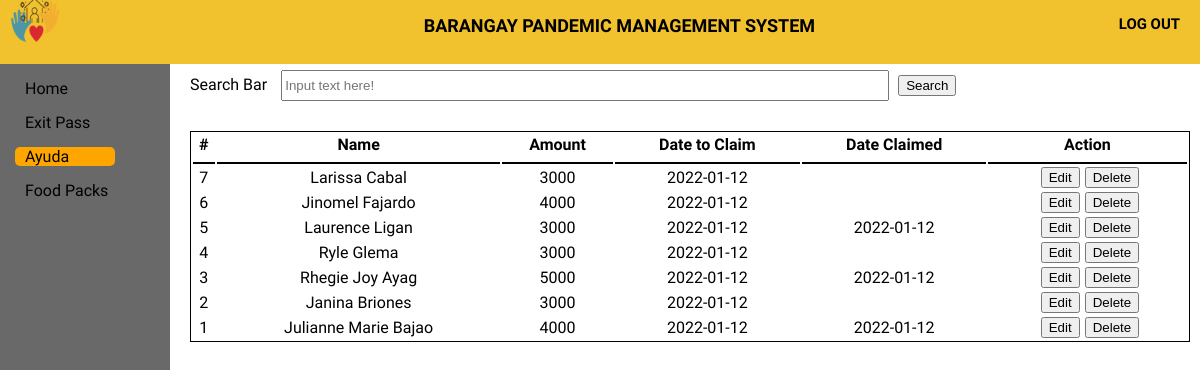
The app's page /Ayuda/aresult.php (signed in) with its own data.
### tables this page shows
CREATE TABLE `ayuda` (
  `ayudaID` int(11) NOT NULL,
  `userID` int(11) NOT NULL,
  `name2` varchar(50) NOT NULL,
  `amount` int(50) NOT NULL,
  `barangay` varchar(50) NOT NULL,
  `date_toclaim` varchar(50) NOT NULL,
  `date_claimed` varchar(50) NOT NULL
);

### Connection/session.php (called while the page is built, shortened)
<?php
	require 'db_conn.php';
	$query = $conn->query("SELECT * FROM `users` WHERE `userID` = '$_SESSION[userID]'") or die(mysqli_error());
	$fetch = $query->fetch_array();
	$barangay = $fetch['barangay'];
?>

### Ayuda/aresult.php (the view, shortened to what this page needs)
<!DOCTYPE html>
<?php
    require '../Connection/session.php';
?>
<html>
<html>
<head>
    <link rel="stylesheet" type="text/css" href="ayuda.css">
</head>
<body>
    <header>
        <div class="log_out">
            <a href="../Logout/logout.php" class="logout_btn"><h5>LOG OUT</h5></a>
        </div>
        <div class="title">
            <h5>BARANGAY PANDEMIC MANAGEMENT SYSTEM</h5>
        </div>
        <div class="logobox">
            <img src="logo1.png" class="logo">
        </div>
    </header>
    <div class="sidebar">
        <a href="../home page/home.php"><span>Home</span></a>
        <a href="../ExitPass/exitpass.php"><span>Exit Pass</span></a>
        <a href="../Ayuda/Ayuda.php" id="main"><span>Ayuda</span></a>
        <a href="../Food pack/Food pack.php"><span>Food Packs</span></a>
    </div>
    <div class="content">
        <form action="aresult.php" method="get">
        <div class="Cheader">
            <label>Search Bar</label>
            <input type="text" name="search" id="searchbar" placeholder="Input text here!">
            <button type="submit" >Search</button>
        </div>
        </form>
    <table class="table1">
        <thead>
        <tr>
            <th>#</th>
            <th>Name</th>
            <th>Amount</th>
            <th>Date to Claim</th>
            <th>Date Claimed</th>
            <th>Action</th>
        </tr>
        </thead>
<tbody>
                    <?php
                        require_once '../Connection/db_conn.php';
                        require '../Connection/session.php';
                        $search = $_GET['search'];
                        $query = $conn->query("SELECT * FROM ayuda WHERE userID LIKE '%$search%' AND barangay =('$barangay') OR name2 LIKE '%$search%' AND barangay =('$barangay') ORDER BY ayudaID DESC") or die(mysqli_error());
                        while($fetch = $query->fetch_array()){
                    ?>
                        <tr>
                            <td><?php echo $fetch['ayudaID']?></td>
                            <td><?php echo $fetch['name2']?></td>
                            <td><?php echo $fetch['amount']?></td>
                            <td><?php echo $fetch['date_toclaim']?></td>
                            <td><?php echo $fetch['date_claimed']?></td>
                            <td><center></a><a href = "edit-ayuda.php?ayudaID=<?php echo $fetch['ayudaID']?>"><i></i><button>Edit</button></a><a onclick = "confirmationDelete(this); return false;" href = "delete-ayuda.php?ayudaID=<?php echo $fetch['ayudaID']?>"><i></i><button> Delete</button></a></center></td>
                        </tr>
                <?php
                    }
                ?>
</body>
</html>

### Ayuda/ayuda.css (style rules this page uses)
body { margin: 0; padding: 0; font-family: alata; min-height: 100vh; width: 100%; background-color: white; }
header { position: fixed; padding: 0; margin: 0; width: 100%; height: 8%; background: #F2C12E; }
.title { height: 1px; }
.title h5 { margin: 15px; text-align: center; font-size: 18px; margin-left: 10%; }
.log_out { margin-top: -10px; padding: 0; margin-right: 20px; float: right; }
.logout_btn { text-decoration: none; color: black; font-size: 18px; }
.logobox { margin-left: 10px; margin-top: -20px; }
.logo { height: 50px; width: 50px; }
.sidebar { top: 8%; padding: 10px; margin: 0; position: fixed; height: 100%; width: 150px; background-color: dimgray; }
.sidebar a { display: block; margin: 5px; margin-bottom: 15px; padding-left: 10px; text-decoration: none; color: black; box-sizing: border-box; }
.sidebar #main { width: 100px; background-color: orange; border-radius: 5px; }
.content { width: 85%; height: 95%px; position: absolute; margin-top: 5%; margin-left: 15%; }
.Cheader { margin: 10px; margin-bottom: 10px; }
.content button { margin-left: 5px; }
#searchbar { width: 60%; height: 25px; margin-left: 10px; margin-bottom: 20px; }
.table1 { margin: 10px; width: 98%; border: 1px solid black; }
.table1 th, td { text-align: center; }
.table1 th { border-bottom: 2px solid black; border-width: 10%; padding-bottom: 8px; }

### records on screen
ayuda: ayudaID "7", name2 "Larissa Cabal", amount "3000", date_toclaim "2022-01-12"
ayuda: ayudaID "6", name2 "Jinomel Fajardo", amount "4000", date_toclaim "2022-01-12"
ayuda: ayudaID "5", name2 "Laurence Ligan", amount "3000", date_toclaim "2022-01-12", date_claimed "2022-01-12"
ayuda: ayudaID "4", name2 "Ryle Glema", amount "3000", date_toclaim "2022-01-12"
ayuda: ayudaID "3", name2 "Rhegie Joy Ayag", amount "5000", date_toclaim "2022-01-12", date_claimed "2022-01-12"
ayuda: ayudaID "2", name2 "Janina Briones", amount "3000", date_toclaim "2022-01-12"
ayuda: ayudaID "1", name2 "Julianne Marie Bajao", amount "4000", date_toclaim "2022-01-12", date_claimed "2022-01-12"
